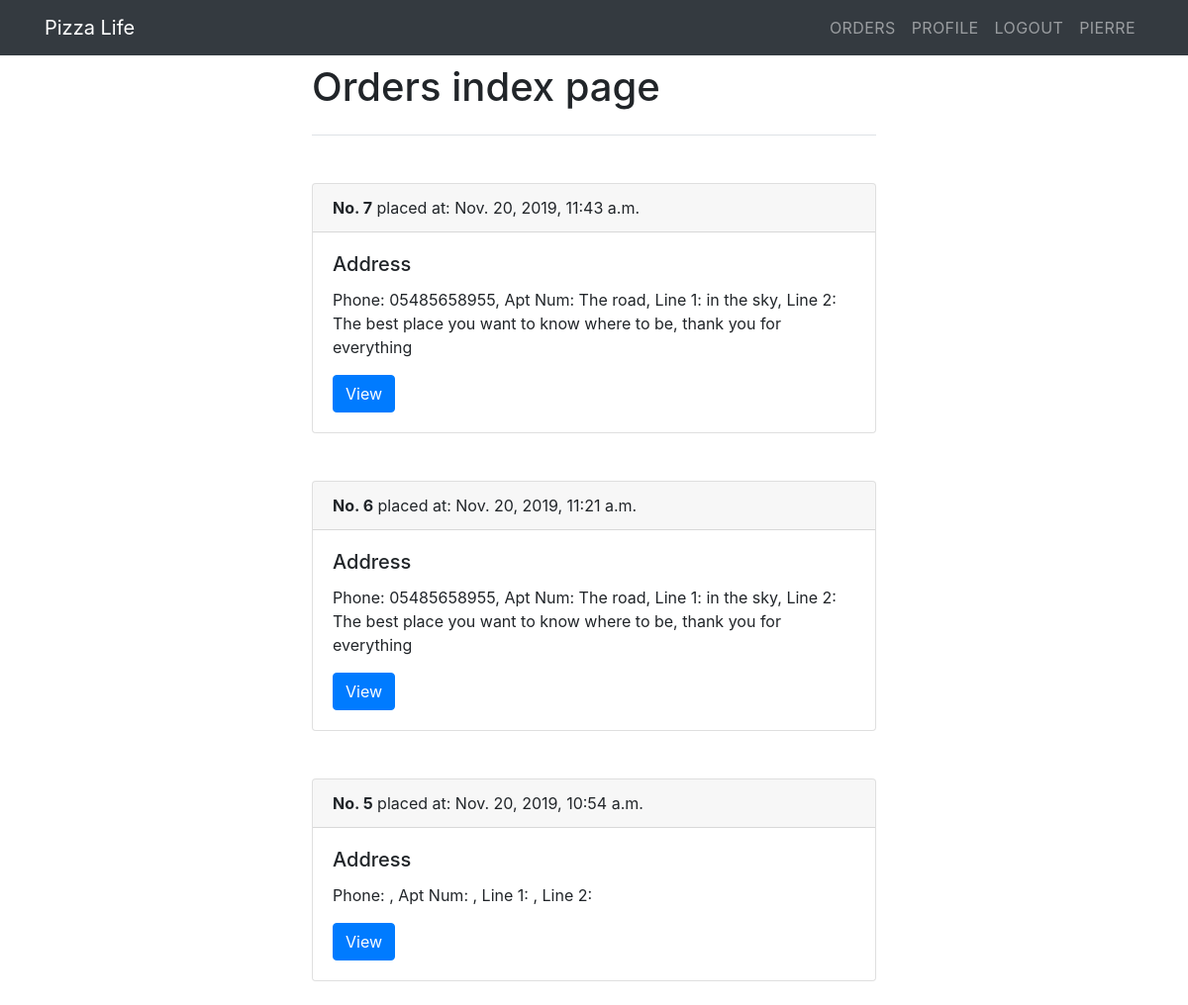
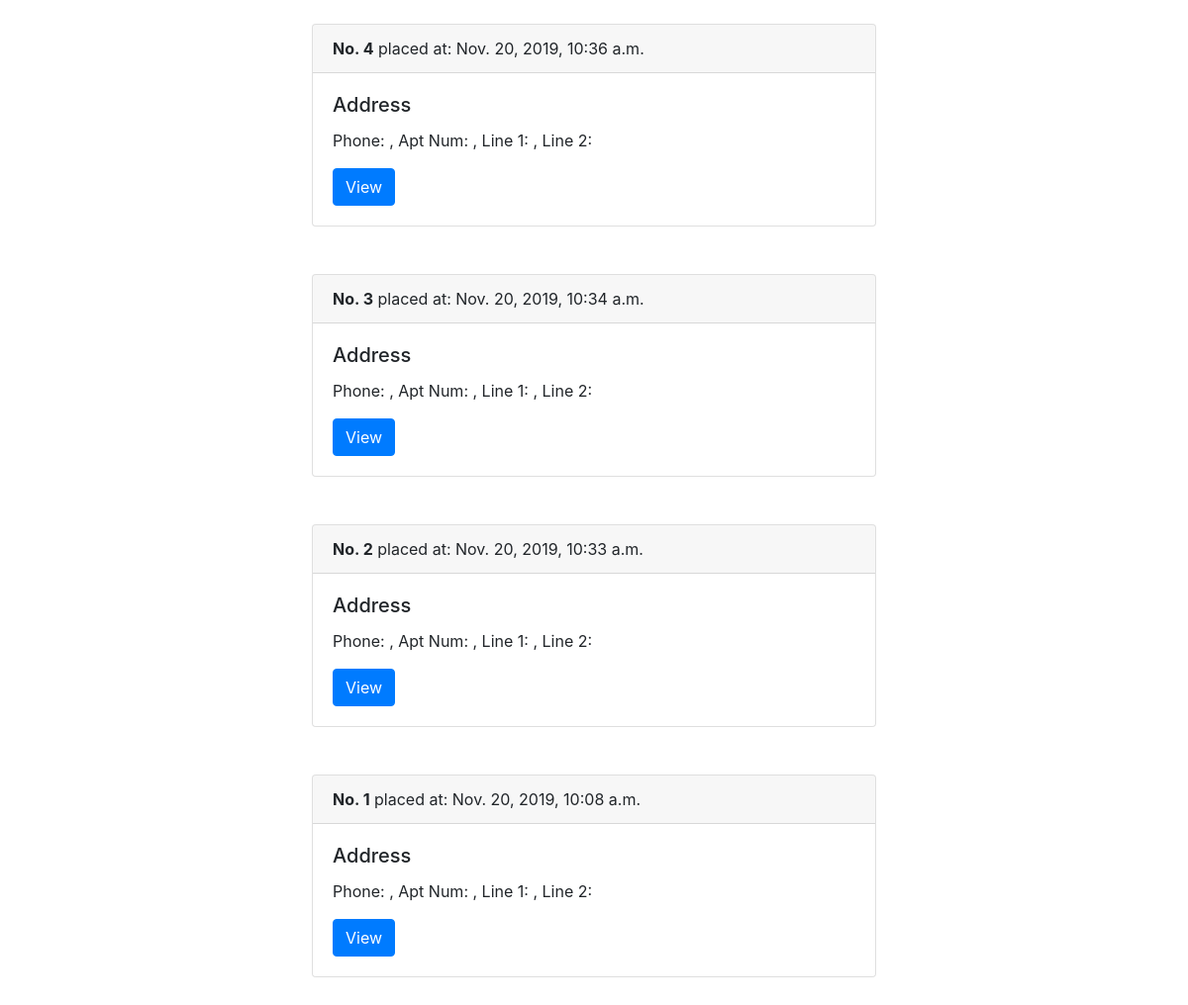
The page /orders/ (signed in) on the database as committed earlier (2 pictures, top to bottom).
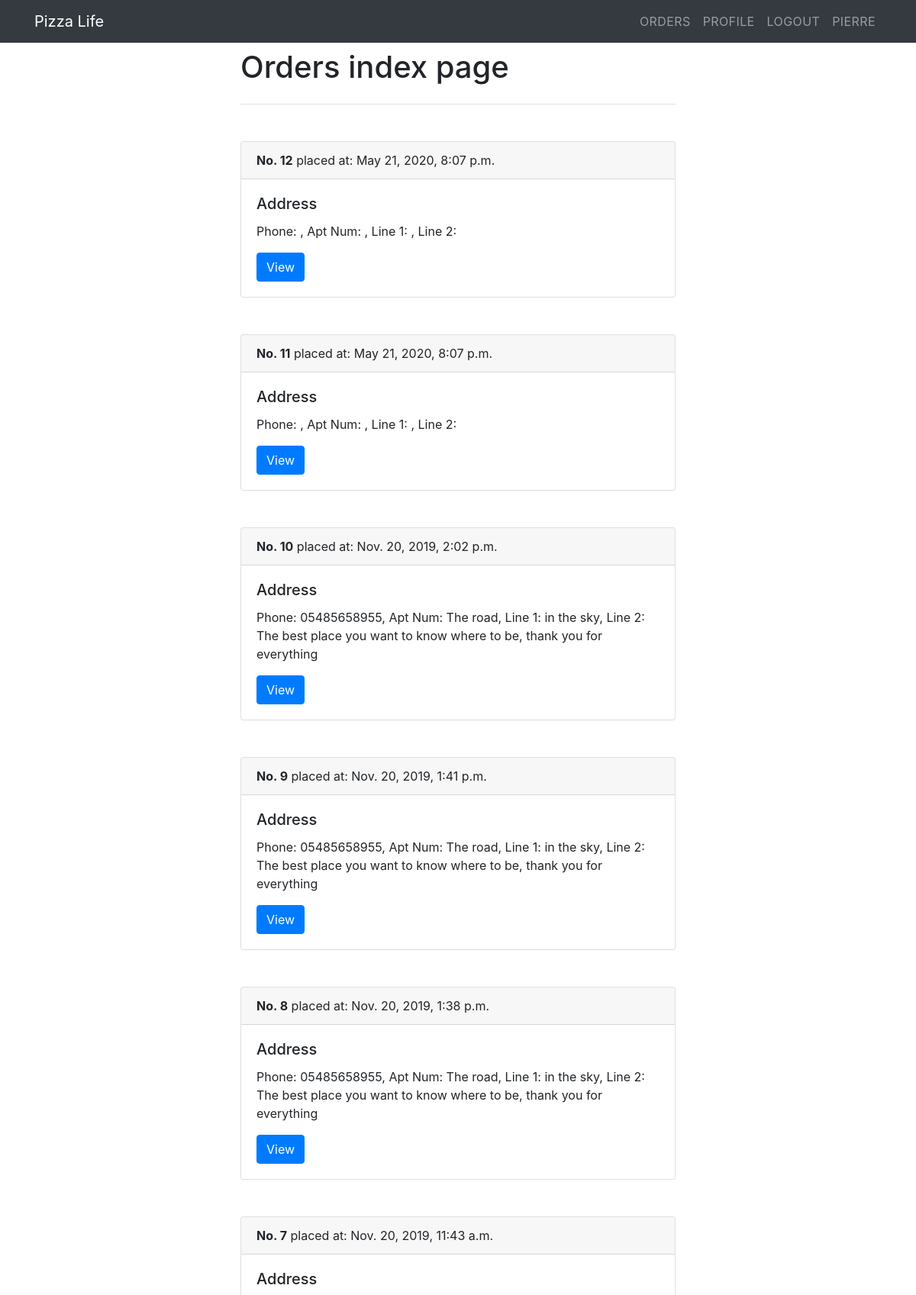
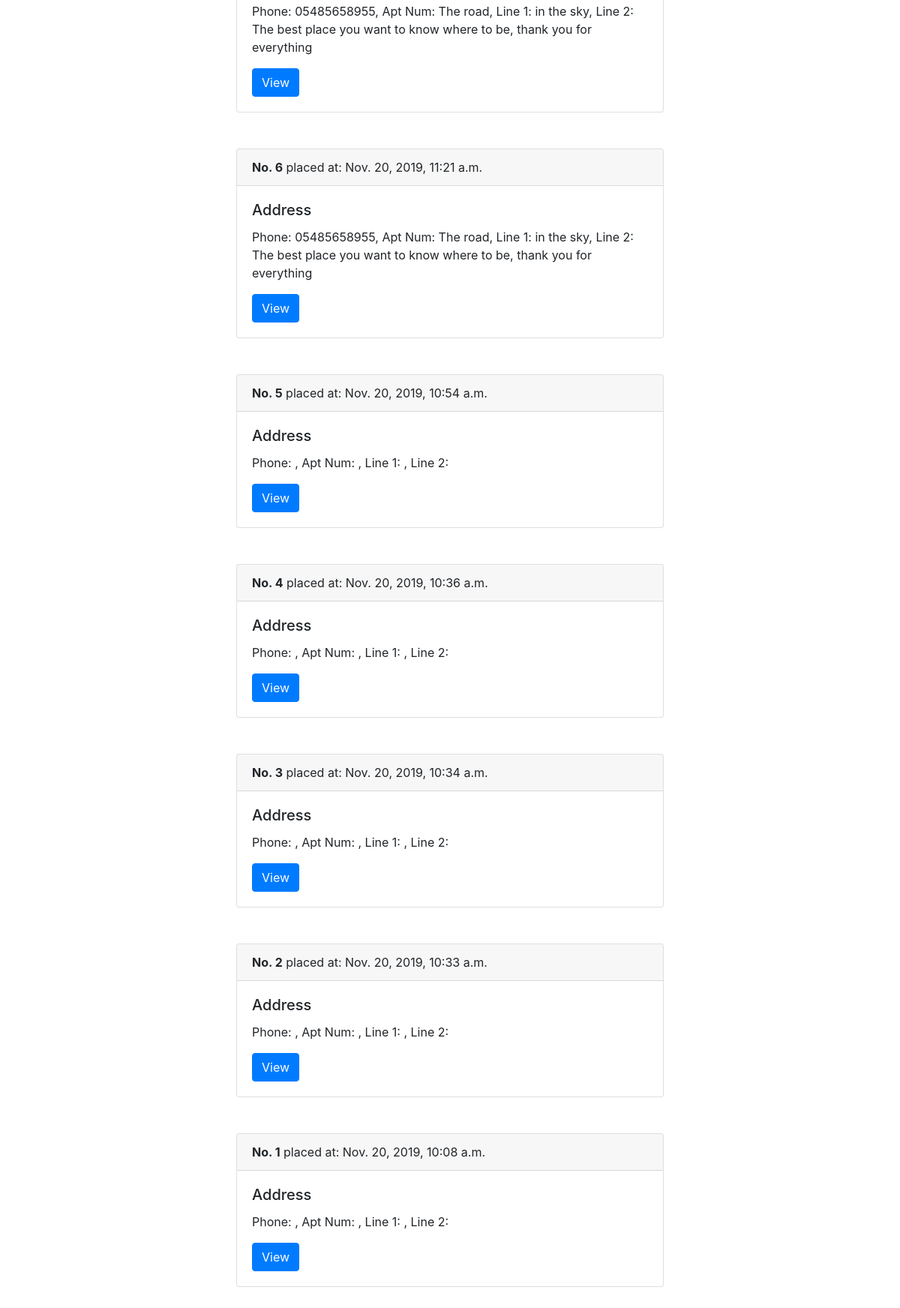
The same page on the database as committed later (2 pictures, top to bottom).
### orders/models.py (models this page shows, shortened)
class Order(models.Model):
    user = models.ForeignKey(User, on_delete=models.CASCADE)
    address = models.CharField(max_length=255)
    time = models.DateTimeField(auto_now_add=True)
    OPTIONS = (
        ('pending', 'pending'),
        ('completed', 'completed'),
    )
    status = models.CharField(max_length=255, choices=OPTIONS)

### orders/views.py (the view)
# urls.py: path("", views.OrderList.as_view(), name='order_list'),
class OrderList(PermissionRequiredMixin, ListView):
    permission_required = 'staff'
    model = Order
    context_object_name = 'orders'
    ordering = ['-time']

### orders/templates/orders/order_list.html (shortened to what this page needs)
{% extends 'main/base.html' %}
{% block main %}
    <div class="col-md-6">
        <h1 class="mb-5 border-bottom pb-4">Orders index page</h1>
        {% for order in orders %}
        <div class="card mb-5">
        <div class="card-header">
            <b>No. {{ order.id }}</b> placed at: {{ order.time }}
        </div>
        <div class="card-body">
            <h5 class="card-title">Address</h5>
            <p class="card-text">{{ order.address }}</p>
            <a href="{% url 'order_detail' order.id %}" class="btn btn-primary">View</a>
        </div>
        </div>
        {% endfor %}
    </div>
{% endblock main %}

Rows that differ between the two databases and show on the page:
added Order: id "12", time "May 21, 2020, 8:07 p.m.", address "Phone: , Apt Num: , Line 1: , Line 2:"
added Order: id "11", time "May 21, 2020, 8:07 p.m.", address "Phone: , Apt Num: , Line 1: , Line 2:"
added Order: id "10", time "Nov. 20, 2019, 2:02 p.m.", address "Phone: 05485658955, Apt Num: The road, Line 1: in the sky, Line 2: The best place you want to know where to be, thank you for everything"
added Order: id "9", time "Nov. 20, 2019, 1:41 p.m.", address "Phone: 05485658955, Apt Num: The road, Line 1: in the sky, Line 2: The best place you want to know where to be, thank you for everything"
added Order: id "8", time "Nov. 20, 2019, 1:38 p.m.", address "Phone: 05485658955, Apt Num: The road, Line 1: in the sky, Line 2: The best place you want to know where to be, thank you for everything"
